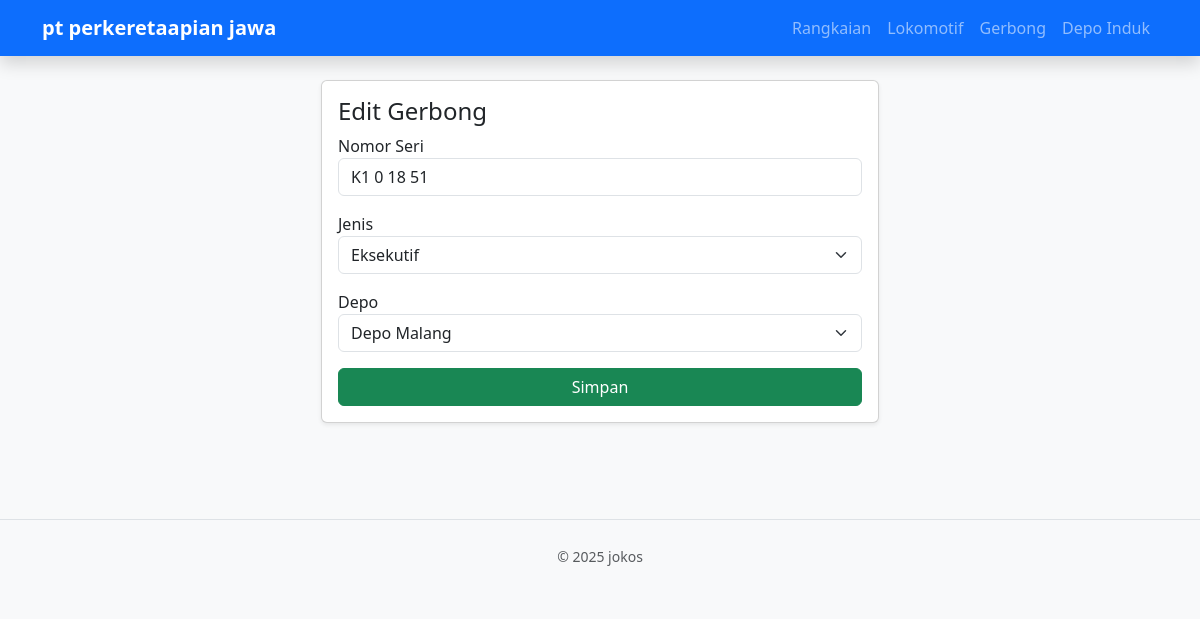
/project/index.php?page=gerbong_form&id=1, run on the app's committed database.
### tables this page shows
CREATE TABLE gerbong (
    id_gerbong INT AUTO_INCREMENT PRIMARY KEY,
    nomor_seri VARCHAR(20),
    jenis ENUM('Ekonomi', 'Eksekutif', 'Priority', 'Luxury', 'Kereta Makan', 'Pembangkit'),
    id_depo INT,
    FOREIGN KEY (id_depo) REFERENCES depo_induk(id_depo) ON DELETE CASCADE
);

CREATE TABLE depo_induk (
    id_depo INT AUTO_INCREMENT PRIMARY KEY,
    nama_depo VARCHAR(50),
    kode_wilayah VARCHAR(10)
);

### project/config/Database.php (called while the page is built, shortened)
<?php
class Database
{
    private $host = "localhost";
    private $database = "db_kereta";
    private $username = "root";
    private $password = "";
    public function getConnection()
    {
        $this->conn = null;
        try {
            $this->conn = new PDO("mysql:host=" . $this->host . ";dbname=" . $this->database, $this->username, $this->password);
            $this->conn->setAttribute(PDO::ATTR_ERRMODE, PDO::ERRMODE_EXCEPTION);
        } catch (PDOException $exception) {
            echo "Connection error: " . $exception->getMessage();
        }
        return $this->conn;
    }
}

### project/viewmodels/GerbongViewModel.php (called while the page is built, shortened)
<?php
require_once 'models/Gerbong.php';
class GerbongViewModel {
    private $model;
    public function __construct() { $this->model = new Gerbong(); }
    public function form($id = null) {
        $depos = $this->model->getAllDepo()->fetchAll(PDO::FETCH_ASSOC);
        $data = (object)['id'=>'', 'nomor'=>'', 'jenis'=>'Eksekutif', 'id_depo'=>'', 'judul'=>'Tambah Gerbong', 'depos'=>$depos];
        if($id) {
            $row = $this->model->getById($id);
            $data->id = $row['id_gerbong']; $data->nomor = $row['nomor_seri']; $data->jenis = $row['jenis'];
            $data->id_depo = $row['id_depo']; $data->judul = "Edit Gerbong";
        }
        return $data;
    }
}
?>

### project/models/Gerbong.php (called while the page is built, shortened)
<?php
require_once 'config/Database.php';
class Gerbong {
    private $conn;
    public function __construct() { $this->conn = (new Database())->getConnection(); }
    public function getById($id) {
        $stmt = $this->conn->prepare("SELECT * FROM gerbong WHERE id_gerbong = ?");
        $stmt->execute([$id]);
        return $stmt->fetch(PDO::FETCH_ASSOC);
    }
    public function getAllDepo() { return $this->conn->query("SELECT * FROM depo_induk"); }
}
?>

### project/views/gerbong_form.php (the view, shortened to what this page needs)
<div class="card col-md-6 mx-auto shadow-sm">
    <div class="card-body">
        <h4><?=$data->judul?></h4>
        <form action="index.php?page=gerbong_save" method="POST">
            <div class="mb-3"><label>Nomor Seri</label><input type="text" name="nomor" class="form-control" value="<?=$data->nomor?>" required></div>
            <div class="mb-3"><label>Jenis</label>
                <select name="jenis" class="form-select">
                    <?php foreach(['Eksekutif','Ekonomi','Luxury','Priority','Kereta Makan','Pembangkit'] as $j): ?>
                        <option value="<?=$j?>" <?=$data->jenis==$j?'selected':''?>><?=$j?></option>
                    <?php endforeach; ?>
                </select>
            </div>
            <div class="mb-3"><label>Depo</label>
                <select name="depo" class="form-select">
                    <?php foreach($data->depos as $d): ?>
                        <option value="<?=$d['id_depo']?>" <?=$data->id_depo==$d['id_depo']?'selected':''?>><?=$d['nama_depo']?></option>
                    <?php endforeach; ?>
                </select>
            </div>
            <button class="btn btn-success w-100">Simpan</button>
        </form>
    </div>
</div>

### data on the page
gerbong: nomor "K1 0 18 51", jenis "Eksekutif", depo "Depo Malang"

### other printed values
$data->judul "Edit Gerbong"
